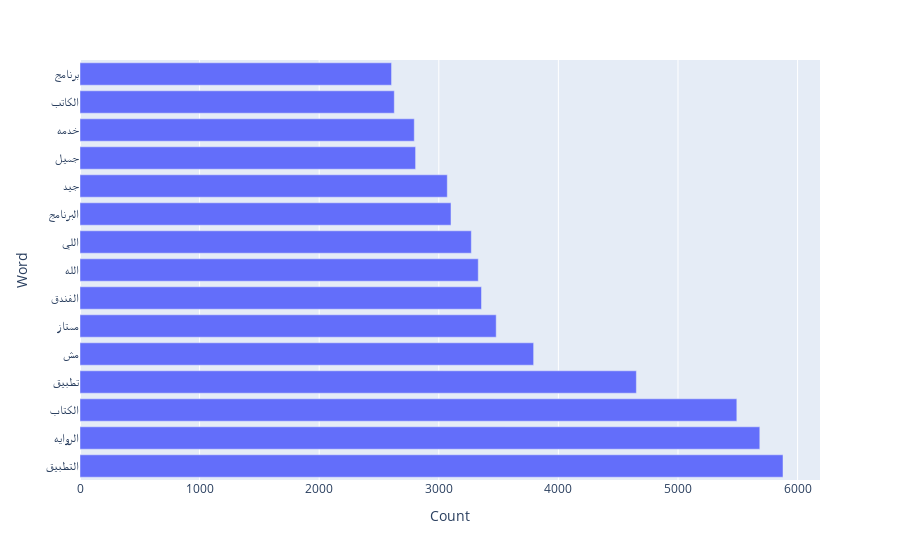

The notebook cell saved with this chart:
### Code cell
bar_plot(data=MostFrequentWordDF)

### Figure 1 — Plotly figure (JSON) as saved in the notebook; plotly's stock layout.template omitted (floating-point values rounded to 4 significant figures)
{"data": [{"alignmentgroup": "True", "hovertemplate": "Count=%{x}<br>Word=%{y}<extra></extra>", "legendgroup": "", "marker": {"color": "#636efa", "pattern": {"shape": ""}}, "name": "", "offsetgroup": "", "orientation": "h", "showlegend": false, "textposition": "auto", "type": "bar", "x": [5878, 5684, 5492, 4652, 3793, 3480, 3357, 3330, 3272, 3102, 3071, 2806, 2795, 2628, 2605], "xaxis": "x", "y": ["التطبيق", "الروايه", "الكتاب", "تطبيق", "مش", "ممتاز", "الفندق", "الله", "اللي", "البرنامج", "جيد", "جميل", "خدمه", "الكاتب", "برنامج"], "yaxis": "y"}], "layout": {"barmode": "relative", "legend": {"tracegroupgap": 0}, "margin": {"t": 60}, "xaxis": {"anchor": "y", "domain": [0, 1], "title": {"text": "Count"}}, "yaxis": {"anchor": "x", "domain": [0, 1], "title": {"text": "Word"}}}}
